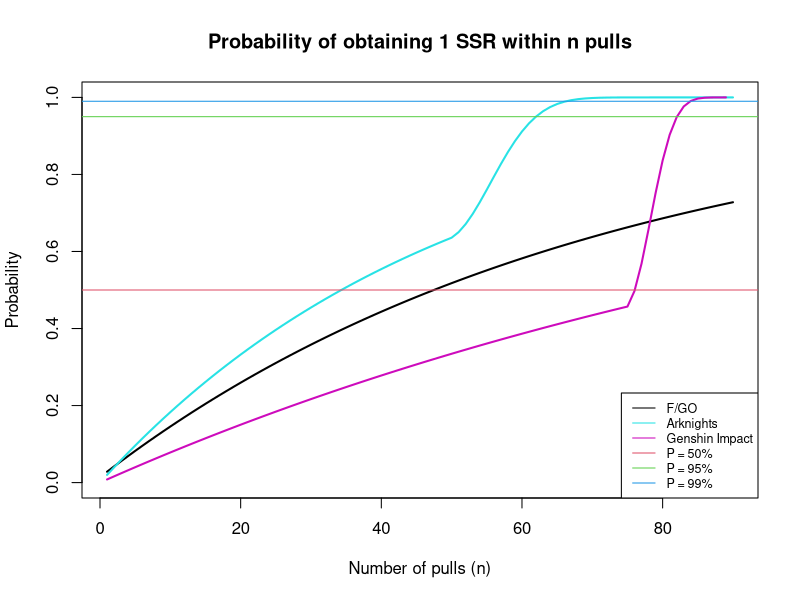

The R script that drew this image:
## ---- chunk 1
n = seq(1,90)

# F/GO parameters
p.fgo = 0.0142 # calculated rate for a 5* servant (character) in a single pull with bonus
p.geom = pgeom(n, prob = p.fgo)

# Arknights parameters
p.ak = 0.02
incr.ak = 0.02
N.ak = 50    # pulls before pity starts

pi.ak = c(rep(p.ak, N.ak-1), seq(p.ak, to = 1, by = incr.ak))[1:90]
fi.ak = rep(1-p.ak, 90)
for(ind in 2:90){
  fi.ak[ind] = (1-pi.ak[ind])*fi.ak[ind-1]
}

# Genshin parameters
p.gi = 0.00811
incr.gi = 0.0665
N.gi = 75    # pulls before pity starts

pi.gi = c(rep(p.gi, N.gi-1), seq(p.gi, to = 1, by = incr.gi))
fi.gi = rep(1-p.gi, 90)
for(ind in 2:90){
  fi.gi[ind] = (1-pi.gi[ind])*fi.gi[ind-1]
}

# plot
plot(n, p.geom, type = 'l', main = "Probability of obtaining 1 SSR within n pulls", 
     xlab = "Number of pulls (n)", ylab = "Probability", 
     ylim = c(0,1), lwd = 2)
lines(n, 1 - fi.ak, type = 'l', col = 5, lwd = 2)
lines(n, 1 - fi.gi, type = 'l', col = 6, lwd = 2)

abline(h=0.5, col = 2)
abline(h=0.95, col = 3)
abline(h=0.99, col = 4)

# abline(v = 4.896, col = 2, lty = 2)
# abline(v = 21.16, col = 3, lty = 2)
# abline(v = 32.53, col = 4, lty = 2)

legend('bottomright', legend=c('F/GO', 'Arknights','Genshin Impact', 'P = 50%', 'P = 95%', 'P = 99%'),
       col = c(1,5,6, 2, 3, 4), lty = 1, cex = 0.75)
